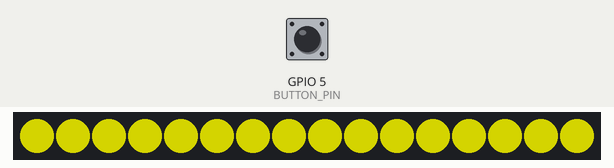
The sketch below on a simulated ESP32. Shown: 16 RGB LEDs in strip order, left to right. The inputs (shaded band) are chosen by the test bench; at power-on: GPIO 5 (BUTTON_PIN) HIGH. Dim RGB values are drawn brighter than linear; WiFi joins after 1.5 s; servers stay silent unless stated; uploads are accepted with an empty reply; the local clock reads 2024-03-15 10:24:30 at power-on unless the sketch sets it; not simulated (calls return 0 or success): secret.h.

Above: at 2.1 s.
4.9 s: GPIO 5 (BUTTON_PIN) pulled LOW for 0.15 s
At 6.2 s:
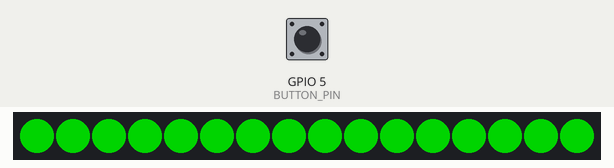
7.8 s: GPIO 5 (BUTTON_PIN) pulled LOW for 1 s
At 8.2 s:
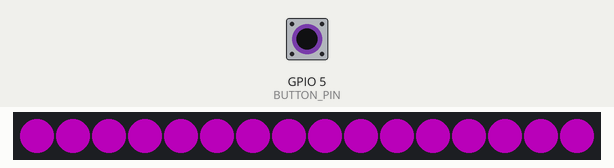
10.3 s: GPIO 5 (BUTTON_PIN) pulled LOW for 3.2 s
At 11.2 s:
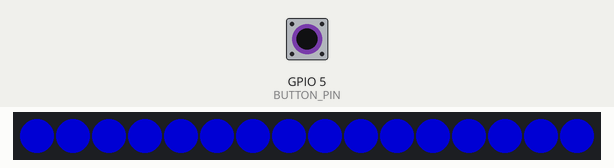
Timing chart, 0 to 13.3 s (numbered marks = the images above; inputs shaded):
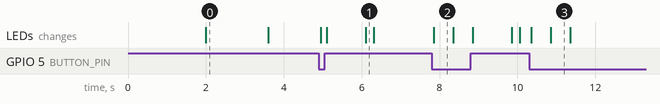

Measured:
- after the input at 4.9 s, the LEDs: first change after 0.05 s (image 1 shows a later state)
- after the input at 7.8 s, the LEDs: change after 0.05 s (image 2)
- after the input at 10.3 s, the LEDs: first change after 0.05 s (image 3 shows a later state)
- what the display in image 0 shows lasts 1.6 s, from 2.0 s to 3.6 s
- what the display in image 2 shows lasts 0.5 s, from 7.9 s to 8.4 s

The sketch:

TheButton.ino
```cpp
#include "config.h"
#include "secret.h"
#include <FastLED.h>
#include <WiFi.h>
#include <HTTPClient.h>
#include <WiFiClientSecure.h>

// Declare here, so it can be used where needed
void setStripColor(CRGB *ledStrip, CRGB color);
time_t getClock();

class TheButton {
private:
  boolean lastButtonState = false;
  boolean debouncedButtonState = false;
  unsigned long debounceTime = 0;
  unsigned long limit = 0;
  unsigned long blinkLimit = 0;
  unsigned long buttonDownAt = 0;
  unsigned long buttonReleasedAt = 0;
  boolean buttonIsDown = false;
  boolean blinkState = false;
  boolean sendeeCandidate = false;
  boolean abortRequest = false;
  String sequence = "";
  char currentPressChar = 0;
  void sendRequest(String u) {
    setStripColor(ledStrip, COLOR_SENDING);
    if ((WiFi.status() == WL_CONNECTED)) {
      WiFiClientSecure *client = new WiFiClientSecure;

      if (client) {
        client->setInsecure();

        HTTPClient http;
        String fullUrl = u + (u.indexOf('?') == -1 ? "?" : "&") + "ts=" + getClock();

        if (http.begin(*client, fullUrl)) {
          int code = http.GET();

          if (code < 100 || code >= 400) {
            setStripColor(ledStrip, COLOR_CONNECTION_FAILED);
            delay(FAIL_NOTIFICATION_LENGTH);
          }
          http.end();
        }

        delete client;
      }
    }
    setStripColor(ledStrip, COLOR_NONE);
  }
public:
  void readInput();
  void onTick();
  void onReleased();
  void onPressed();
  CRGB ledStrip[NUM_LEDS];
};

TheButton *button = new TheButton();

void setup() {
  // Serial.begin(115200);
  delay(STARTUP_SANITY_DELAY);
  FastLED.addLeds<WS2812, LED_PIN, COLOR_ORDER>(button->ledStrip, NUM_LEDS);
  FastLED.setBrightness(LED_BRIGHTNESS);
  setStripColor(button->ledStrip, COLOR_CONNECTING);
  WiFi.mode(WIFI_STA);
  WiFi.disconnect();
  delay(100);
  WiFi.setHostname("thebutton");
  WiFi.begin(WIFI_SSID, WIFI_PASSWORD);
  pinMode(BUTTON_PIN, INPUT_PULLUP);
  for (int i = 0; i < WIFI_CONNECTION_CHECKS; i++) {
    if (WiFi.status() == WL_CONNECTED) {
      break;
    } else {
      delay(WIFI_CHECK_DELAY);
    }
  }
  if (WiFi.status() == WL_CONNECTED) {
    setStripColor(button->ledStrip, COLOR_INITIALIZING);
    setClock();
  } else {
    setStripColor(button->ledStrip, COLOR_CONNECTION_FAILED);
    delay(FAIL_NOTIFICATION_LENGTH);
  }
  setStripColor(button->ledStrip, COLOR_NONE);
}

void loop() {
  button->readInput();
  button->onTick();
}
```

IOFunctions.ino
```cpp
#include "config.h"

boolean readButtonState() {
  return (digitalRead(BUTTON_PIN) == LOW);
}

// Optimization for cases when setStripColor gets called with the same color again
CRGB lastColor = CRGB::Black;

void setStripColor(CRGB * ledStrip, CRGB color) {
  if(lastColor == color) {
    return;
  }
  for(int i = 0; i < NUM_LEDS; ++i) {
    ledStrip[i] = color;
  }
  FastLED.show();
  lastColor = color;
}

void setClock() {
  configTime(0, 0, "pool.ntp.org", "time.nist.gov");

  time_t nowSecs = time(nullptr);
  int retries = 0;
  while (nowSecs < 8 * 3600 * 2 && retries < 20) {
    delay(500);
    yield();
    nowSecs = time(nullptr);
    retries++;
  }
  struct tm timeinfo;
  gmtime_r(&nowSecs, &timeinfo);
}

time_t getClock() {
  struct timeval tv;
  struct timezone tz;
  gettimeofday(&tv, &tz);
  return tv.tv_sec;
}
```

onPressed.ino
```cpp
#include "config.h"

/**
   This function gets called when the button is pressed.
*/
void TheButton::onPressed() {
  buttonIsDown = true;
  sendeeCandidate = false;
  buttonDownAt = millis();
}
```

onReleased.ino
```cpp
#include "config.h"

/**
   This function gets called when the button is released.
*/
void TheButton::onReleased() {
  buttonReleasedAt = millis();
  buttonIsDown = false;
  sendeeCandidate = true;
  sequence += currentPressChar;
  setStripColor(ledStrip, COLOR_NONE);
}
```

onTick.ino
```cpp
#include "config.h"

/**
     This function gets called every tick of the main loop.
*/
void TheButton::onTick() {
  // If the button is down, then light it according to the length of the press
  if(buttonIsDown) {
    unsigned long downFor = millis() - buttonDownAt;
    if(downFor <= SHORT_PRESS_MS) {
      setStripColor(ledStrip, SHORT_PRESS_COLOR);
      currentPressChar = 'S';
    } else if(downFor <= MEDIUM_PRESS_MS) {
      setStripColor(ledStrip, MEDIUM_PRESS_COLOR);
      currentPressChar = 'M';
    } else if (downFor <= ABORT_PRESS_MS){
      setStripColor(ledStrip, LONG_PRESS_COLOR);
      currentPressChar = 'L';
    } else {
      setStripColor(ledStrip, COLOR_NONE);
      currentPressChar = '\0';
      abortRequest = true;
    }
  } else {
    if(abortRequest) {
      abortRequest = false;
      sendeeCandidate = false;
      sequence = "";
    } else if(sendeeCandidate && millis() - buttonReleasedAt > SPACE_MS) {
      sendeeCandidate = false;
      String u = String(WEBHOOK_URL);
      sendRequest(u + (u.indexOf('?') == -1 ? "?" : "&") + "sequence=" + sequence);
      sequence = "";
    }
  }
}
```

readInput.ino
```cpp
#include "config.h"

/**
   This function reads the input button and debounces the reading.
   It fires the handler function only once, when the button is pressed or released.
*/
void TheButton::readInput() {
  // Read the button
  boolean currentButtonState = readButtonState();

  // If the state has changed, then reset the debounce time
  if (currentButtonState != lastButtonState) {
    debounceTime = millis();
  }

  // If input is stable, debounced and the state has truly changed, then ...
  if (((millis() - debounceTime) > BUTTON_DEBOUNCE_MS) && (currentButtonState != debouncedButtonState)) {

    // Set the current state as the debounded state
    debouncedButtonState = currentButtonState;

    // Fire the correct handler
    if (debouncedButtonState == true) {
      onPressed();
    } else {
      onReleased();
    }
  }

  // The currentButtonState is the lastButtonState now
  lastButtonState = currentButtonState;
}
```

config.h
```cpp
#define LED_PIN                   27
#define LED_BRIGHTNESS            128
#define BUTTON_PIN                5
#define BUTTON_DEBOUNCE_MS        50
#define NUM_LEDS                  16
#define COLOR_ORDER               GRB
#define STARTUP_SANITY_DELAY      2000
#define BLINK_TIME                400
#define COLOR_NONE                CRGB::Black
#define COLOR_CONNECTING          CRGB::Yellow
#define COLOR_INITIALIZING        CRGB::Cyan
#define COLOR_SENDING             CRGB::Lime
#define COLOR_CONNECTION_FAILED   CRGB::Red
#define WIFI_CONNECTION_CHECKS    40   // max 40 * 250 = 10000 ms = 10 seconds timeout
#define WIFI_CHECK_DELAY          250  // .........^^^
#define FAIL_NOTIFICATION_LENGTH  1000 // 1 second

// ^^^^^^ GENERAL VALUES ----- | ----- BUTTON SPECIFIC vvvvvv //

#define SHORT_PRESS_MS     500
#define MEDIUM_PRESS_MS    1000
#define LONG_PRESS_MS      2000
#define ABORT_PRESS_MS     5000
#define SPACE_MS           1000
#define SHORT_PRESS_COLOR  CRGB::DarkMagenta
#define MEDIUM_PRESS_COLOR CRGB::Blue
#define LONG_PRESS_COLOR   CRGB::DeepPink
```
